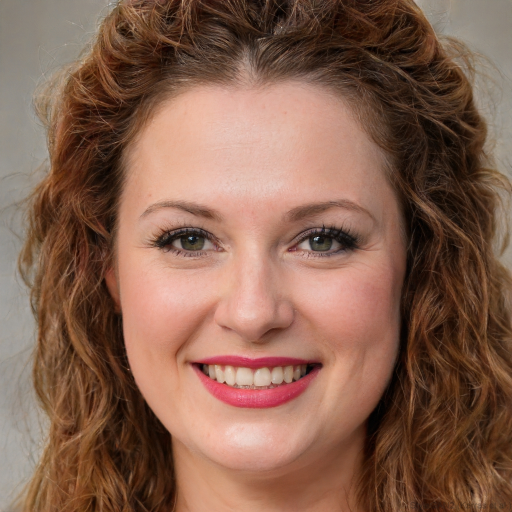
#> input picture ranking-art/images/pool/face_002.jpg, 1024 x 1024 px (shown at 1/2 size)
$ python -i 04_match_students.py   (imports and definitions only)
#> lines starting #> are read from the running program, lines starting #| are printed output that depends on the picture
### ranking-art/common.py
import sqlite3, requests, pathlib, time, re, unicodedata
from PIL import Image
from io import BytesIO

DB = "data/art.db"

def connect():
    return sqlite3.connect(DB)

def make_sort_key(title):
    t = unicodedata.normalize("NFKD", title).encode("ascii", "ignore").decode()
    return re.sub(r"^(the|a|an|der|die|das|ein|eine)\s+", "", t.casefold().strip())

# [23 lines left out: functions download_image, add_entity, not called in this run]

### ranking-art/04_match_students.py
"""Match faces from images/pool/ to the names in students.txt (reproducible, seed 7).
Writes 300x300 crops to images/students/<slug>.jpg and upserts the students category.
Safe to re-run: same seed + same pool -> same result."""
import pathlib, random, re, unicodedata
from PIL import Image
from common import connect, add_entity
from config import STUDENT_SEED

POOL = pathlib.Path("images/pool")
OUT = pathlib.Path("images/students")
# [1 line not run here, left out]

def slugify(name):
    s = unicodedata.normalize("NFKD", name).encode("ascii", "ignore").decode().lower()
    return re.sub(r"[^a-z0-9]+", "-", s).strip("-")

def crop_square(src, dst, size=300):
#> called with src = 'images/pool/face_002.jpg', dst = 'out.png', size = 300
    img = Image.open(src).convert("RGB")
#> img is the input picture: PIL image 1024x1024 RGB; mean R, G, B 134.3, 97.4, 79.8
    w, h = img.size; s = min(w, h)
#> after `w, h = img.size`: w = 1024; h = 1024
#> after `s = min(w, h)`: s = 1024
    img = img.crop(((w-s)//2, (h-s)//2, (w+s)//2, (h+s)//2)).resize((size, size), Image.LANCZOS)
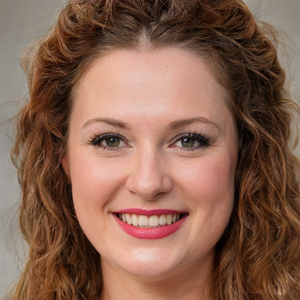
#> img: PIL image 300x300 RGB; mean R, G, B 134.3, 97.4, 79.8
    img.save(dst, quality=85)

# [1 line not run here, left out]
pool = sorted(POOL.glob("face_*.jpg"))              # sorted -> deterministic input order
# [2 lines not run here, left out]

# [1 line that did not run here, left out]
# [1 line not run here, left out]

# [1 line that did not run here, left out]

# [1 line that did not run here, left out]
# [5 lines not run here, left out]

# drop students that are no longer in students.txt (and their values)
# [1 line that did not run here, left out]
# [1 line that did not run here, left out]
# [2 lines that did not run here, left out]
# [5 lines not run here, left out]

>>> result = crop_square('images/pool/face_002.jpg', 'out.png')

$ run again, on ranking-art/images/pool/face_013.jpg
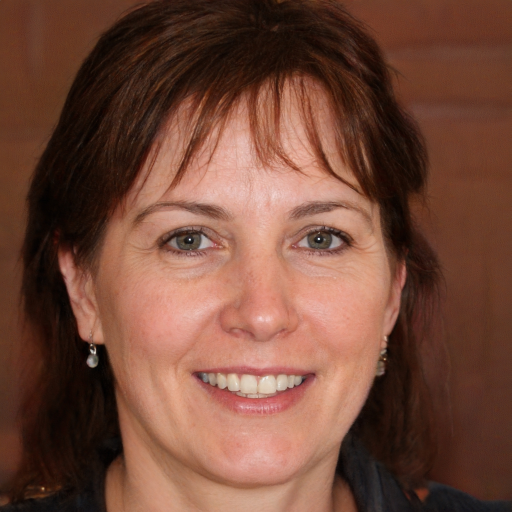
#> input picture ranking-art/images/pool/face_013.jpg, 1024 x 1024 px (shown at 1/2 size)
#> in crop_square, img is the input picture: PIL image 1024x1024 RGB; mean R, G, B 115.3, 73.4, 57.7
#> in crop_square, `img = img.crop(((w-s)//2, (h-s)//2, (w+s)//2, (h+s)//2)).resize((size,..`:
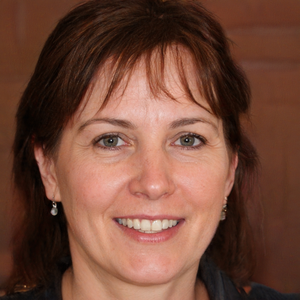
#> img: PIL image 300x300 RGB; mean R, G, B 115.3, 73.4, 57.7

$ run again, on ranking-art/images/pool/face_015.jpg
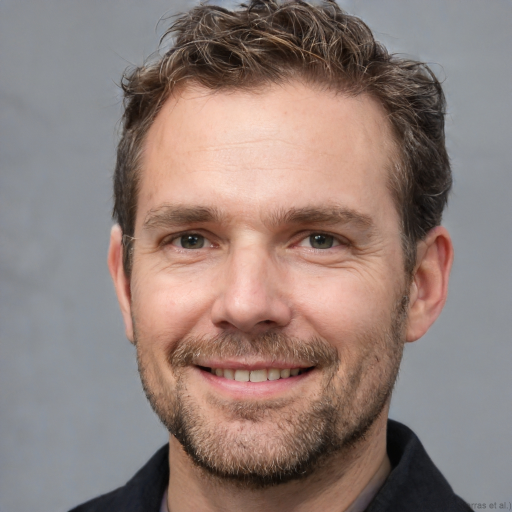
#> input picture ranking-art/images/pool/face_015.jpg, 1024 x 1024 px (shown at 1/2 size)
#> in crop_square, img is the input picture: PIL image 1024x1024 RGB; mean R, G, B 144.7, 126.7, 120.9
#> in crop_square, `img = img.crop(((w-s)//2, (h-s)//2, (w+s)//2, (h+s)//2)).resize((size,..`:
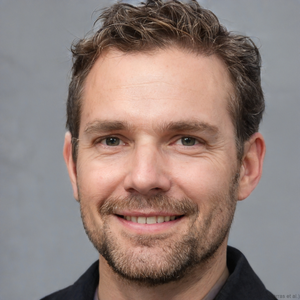
#> img: PIL image 300x300 RGB; mean R, G, B 144.7, 126.7, 120.9

$ run again, on ranking-art/images/pool/face_016.jpg
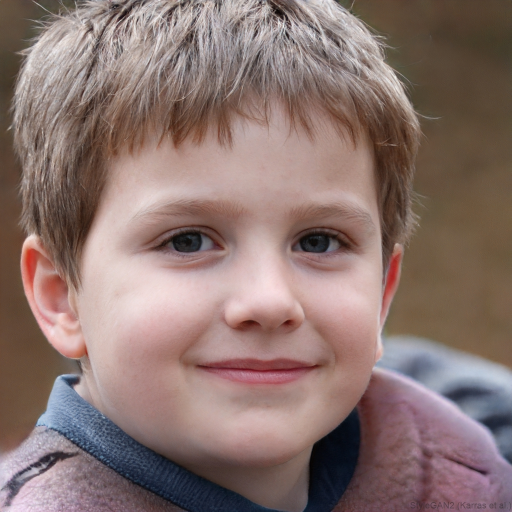
#> input picture ranking-art/images/pool/face_016.jpg, 1024 x 1024 px (shown at 1/2 size)
#> in crop_square, img is the input picture: PIL image 1024x1024 RGB; mean R, G, B 138.6, 115.9, 111.1
#> in crop_square, `img = img.crop(((w-s)//2, (h-s)//2, (w+s)//2, (h+s)//2)).resize((size,..`:
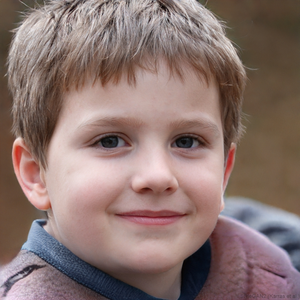
#> img: PIL image 300x300 RGB; mean R, G, B 138.6, 115.9, 111.1
